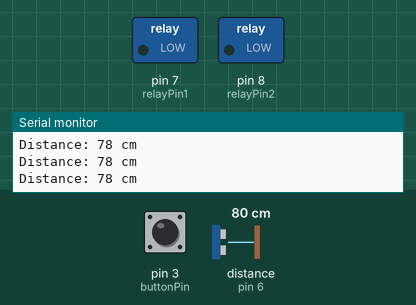
Simulated run of this program. Board: Arduino Uno, built with avr-gcc and run on an emulated ATmega328P. Parts: switched loads named in the program (green lamp = pin HIGH), the last lines printed to the serial monitor. Wiring (inferred from the names in the program): ultrasonic range finder: trigger pin 5; echo pin 6. Dashed ring = blinking. Inputs (shaded band) come from the test bench; at power-on: distance to the obstacle (sensor on pin 6) 80 cm, pin 3 (buttonPin) HIGH. The echo pulse lasts 58.3 µs per cm; pins used as bus, display or sensor lines are not drawn.

Above: at 1.2 s.
1.3 s: distance to the obstacle (sensor on pin 6) set to 21 cm
2.8 s: distance to the obstacle (sensor on pin 6) set to 17 cm
At 3.4 s:
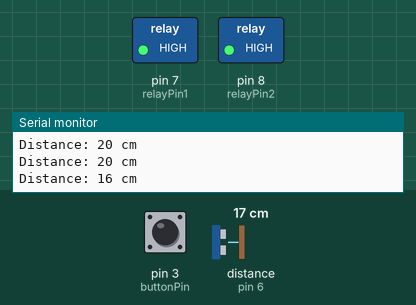
5.8 s: pin 3 (buttonPin) pulled LOW for 0.15 s
At 6.6 s:
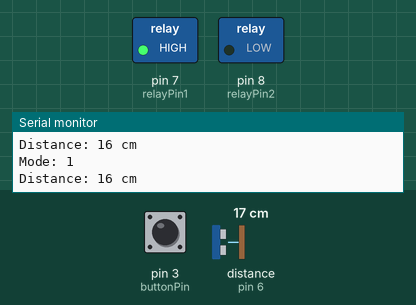
8.9 s: pin 3 (buttonPin) pulled LOW for 1 s
At 11.4 s:
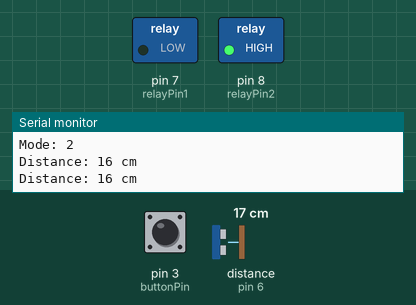
12.9 s: pin 3 (buttonPin) pulled LOW for 3.2 s
At 17.8 s:
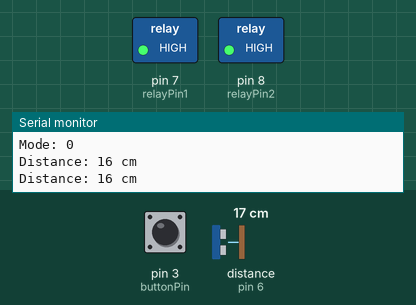
18.0 s: distance to the obstacle (sensor on pin 6) set to 35 cm
At 19.1 s:
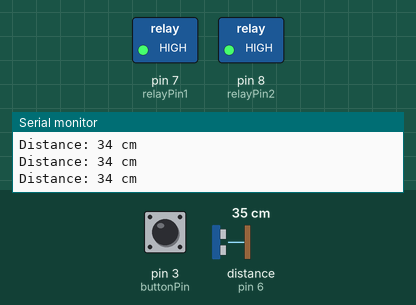
Timing chart, 0 to 20.5 s (numbered marks = the images above; inputs shaded):
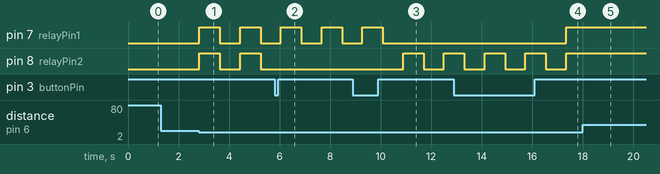

The program:

main.cpp
```cpp
#include <Arduino.h>

//--------------------------------------
//-----CONFIGURATION PARAMETERS---------
#define TRIG_DISTANCE 17 // cm
#define SWITCH_DELAY 800 // ms

#define DEBUG_MODE true // If 'true' enables Serial communication for better debugging
//--------------------------------------

//--------------------------------------
//--------LIGHTS CONFIGURATION----------
#include <FastLED.h>
#define LIGHTS_ON false // Enables lights, set to true or false

#define DATA_PIN 4
//#define CLK_PIN   4
#define LED_TYPE WS2812B
#define COLOR_ORDER GRB
#define NUM_LEDS 64
CRGB leds[NUM_LEDS];
uint8_t gHue;
#define FRAMES_PER_SECOND 60
#define BRIGHTNESS 80

void rainbow()
{
  gHue++;
  fill_rainbow(leds, NUM_LEDS, gHue, 7);
  FastLED.show();

  FastLED.delay(1000 / FRAMES_PER_SECOND);
}
//--------------------------------------

//--------------------------------------
//-----ARDUINO PIN----------------------
const int trigPin = 5; //default D5
const int echoPin = 6; //default D6

const int buttonPin = 3; //default D3
const int relayPin1 = 7; //default D7
const int relayPin2 = 8; //default D8
//--------------------------------------

//--------------------------------------
//------------FUNCTIONS-----------------
bool status;
int distance;

byte mode = 0;
void switchStatus1(bool value)
{
  if (value)
    digitalWrite(relayPin1, HIGH);
  else digitalWrite(relayPin1, LOW);
}

void switchStatus2(bool value)
{
  if (value)
    digitalWrite(relayPin2, HIGH);
  else digitalWrite(relayPin2, LOW);
}

int getDistance()
{
  // Clears the trigPin condition
  digitalWrite(trigPin, LOW);
  delayMicroseconds(2);
  // Sets the trigPin HIGH (ACTIVE) for 10 microseconds
  digitalWrite(trigPin, HIGH);
  delayMicroseconds(10);
  digitalWrite(trigPin, LOW);
  // Reads the echoPin, returns the sound wave travel time in microseconds
  unsigned long duration = pulseIn(echoPin, HIGH);
  // Calculating the distance
  int distance = duration * 0.034 / 2; // Speed of sound wave divided by 2 (go and back)

  if (DEBUG_MODE)
  {
    Serial.print("Distance: ");
    Serial.print(distance);
    Serial.println(" cm");
  }

  return distance;
}

bool checkDistance(int distance)
{
  if (distance <= TRIG_DISTANCE)
    return true;
  return false;
}

void switchMode()
{
  mode = ++mode % 3;

  if (DEBUG_MODE)
  {
    Serial.print("Mode: ");
    Serial.println(mode);
  }
}

void checkMode()
{
  switch (mode)
  {
  case 0:
    switchStatus1(true);
    switchStatus2(true);
    break;
  case 1:
    switchStatus1(true);
    switchStatus2(false);
    break;
  case 2:
    switchStatus1(false);
    switchStatus2(true);
    break;
  }

  delay(5);
}

void turnOff()
{
  digitalWrite(relayPin1,LOW);
  digitalWrite(relayPin2,LOW);
}

void setup()
{

  pinMode(relayPin1, OUTPUT);
  pinMode(relayPin2, OUTPUT);
  pinMode(echoPin, INPUT);
  pinMode(trigPin, OUTPUT);

  pinMode(buttonPin, INPUT_PULLUP);

  attachInterrupt(digitalPinToInterrupt(buttonPin), switchMode, RISING);

  // Lights setup
  if (LIGHTS_ON)
  {
    FastLED.addLeds<LED_TYPE, DATA_PIN, COLOR_ORDER>(leds, NUM_LEDS).setCorrection(TypicalLEDStrip);
    FastLED.setBrightness(BRIGHTNESS);
    gHue = 0;
  }

  if (DEBUG_MODE)
    Serial.begin(9600);

  mode = 0;
  status = false;
  turnOff();
}

void loop()
{
  distance = getDistance();

  if (checkDistance(distance))
  {
    if (status)
    {
      turnOff();
      status = false;
    }
    else
    {
      checkMode();
      status = true;
    }
    delay(SWITCH_DELAY);
  }

  if (status)
    checkMode();

  if (LIGHTS_ON)
    rainbow();
}
```

Measured:
- the behaviour switches between 19 and 18 cm on distance to the obstacle (sensor on pin 6) (found by bisection; images 0 and 1)
- after the input at 2.8 s, pin 7 (relayPin1), pin 8 (relayPin2): alternates HIGH for 0.81 s and LOW for 0.80 s, starting at once
- after the input at 5.8 s, pin 8 (relayPin2): stops changing and stays LOW
- after the input at 8.9 s, pin 7 (relayPin1): goes on until 10.1 s, then stays LOW; pin 8 (relayPin2): LOW → HIGH after 2.0 s, → LOW 0.81 s later, → HIGH 0.80 s later
- after the input at 12.9 s, pin 7 (relayPin1): LOW → HIGH after 4.4 s
- after the input at 18.0 s, pin 7 (relayPin1), pin 8 (relayPin2): stays HIGH (without the input it goes to LOW after 0.15 s)
